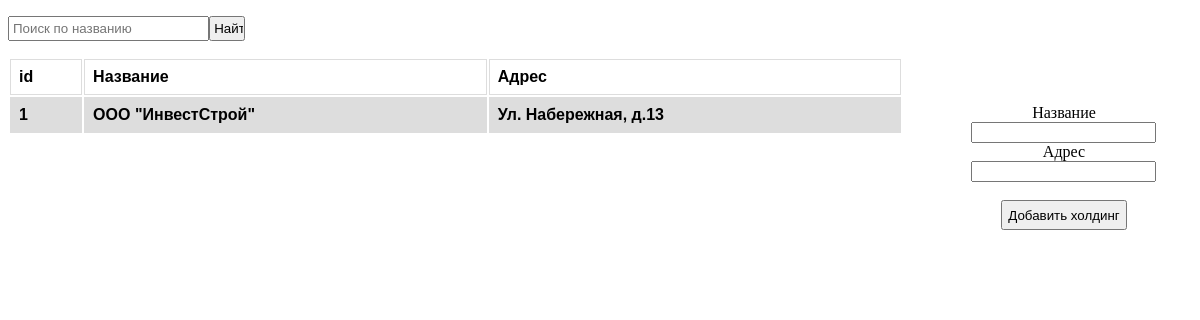
Before: /holding/ with the older database file.
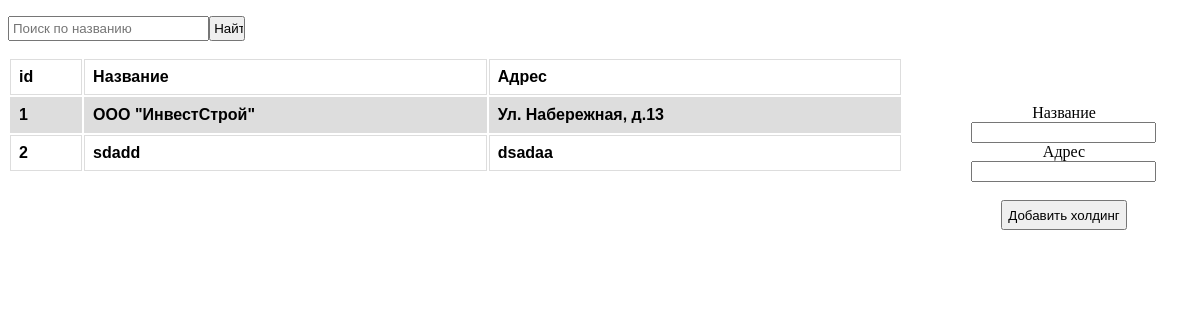
After: the same page with the newer database file.
### core/models.py (models this page shows, shortened)
class Holding(models.Model):
    name = models.CharField(verbose_name='Имя', max_length=255, unique=True)
    address = models.CharField(verbose_name='адрес', max_length=255)

### core/views.py (the view)
# urls.py: path('holding/', HoldingList.as_view()),
class HoldingList(ListAPIView):
    queryset = Holding.objects.all()
    model = Holding
    serializer_class = HoldingSerializer
    renderer_classes = [TemplateHTMLRenderer]
    def list(self, request, *args, **kwargs):
        queryset = Holding.objects.all()
        if query_name := request.query_params.get('search'):
            queryset = Holding.objects.filter(name__contains=query_name)  # TODO МБ ПОЛУЧШЕ РЕШЕНИЕ ЕСТЬ
        return Response({'holdings': queryset,
                         'success_create': bool(request.query_params.get('success_create'))},  # TODO переделать
                        template_name='holding.html')

### core/templates/holding.html (shortened to what this page needs)
<!DOCTYPE html>
<html lang="en">
<head>
    <form action="">
   <p><input type="search" name="search" id="searchfield" placeholder="Поиск по названию">
   <input type="submit" id="searchbutton" value="Найти"></p>
        </form>
    <div id="block1">
    <table>
        <tr>
            <th>id</th>
            <th>Название</th>
            <th>Адрес</th>
        </tr>
        {% for holding in holdings %}
        <tr>
            <th>{{holding.pk}}</th>
            <th>{{holding.name}}</th>
            <th>{{holding.address}}</th>
        </tr>
        {% endfor %}
    </table>
        </div>
    <div id="createform">
    <form action="create/?redirect_back=True" method="POST" >
  <div>
    <label for="name">Название</label><br>
    <input name="name" id="name"/>
  </div>
  <div>
    <label for="address">Адрес</label><br>
    <input name="address" id="address" />
  </div>
  <div>
      <br>
    <button style="padding: 3%">Добавить холдинг</button>
      </div>
</form>
        </div>
</head>
<body>
</body>
</html>

Changed rows visible on the page:
added Holding: pk "2", name "sdadd", address "dsadaa"
